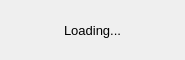
<?xml version="1.0" encoding="UTF-8"?>
<ui version="4.0">
 <class>progressDialog</class>
 <widget class="QDialog" name="progressDialog">
  <property name="geometry">
   <rect>
    <x>0</x>
    <y>0</y>
    <width>185</width>
    <height>60</height>
   </rect>
  </property>
  <property name="sizePolicy">
   <sizepolicy hsizetype="Fixed" vsizetype="Fixed">
    <horstretch>0</horstretch>
    <verstretch>0</verstretch>
   </sizepolicy>
  </property>
  <property name="windowTitle">
   <string>Dialog</string>
  </property>
  <layout class="QGridLayout" name="gridLayout">
   <item row="0" column="0">
    <layout class="QVBoxLayout" name="verticalLayout">
     <item>
      <layout class="QHBoxLayout" name="horizontalLayout">
       <item>
        <spacer name="horizontalSpacer">
         <property name="orientation">
          <enum>Qt::Horizontal</enum>
         </property>
         <property name="sizeHint" stdset="0">
          <size>
           <width>40</width>
           <height>20</height>
          </size>
         </property>
        </spacer>
       </item>
       <item>
        <widget class="QLabel" name="label">
         <property name="font">
          <font>
           <pointsize>10</pointsize>
           <weight>50</weight>
           <bold>false</bold>
          </font>
         </property>
         <property name="text">
          <string>Loading...</string>
         </property>
        </widget>
       </item>
       <item>
        <spacer name="horizontalSpacer_2">
         <property name="orientation">
          <enum>Qt::Horizontal</enum>
         </property>
         <property name="sizeHint" stdset="0">
          <size>
           <width>40</width>
           <height>20</height>
          </size>
         </property>
        </spacer>
       </item>
      </layout>
     </item>
    </layout>
   </item>
  </layout>
  <zorder></zorder>
 </widget>
 <resources/>
 <connections/>
</ui>
